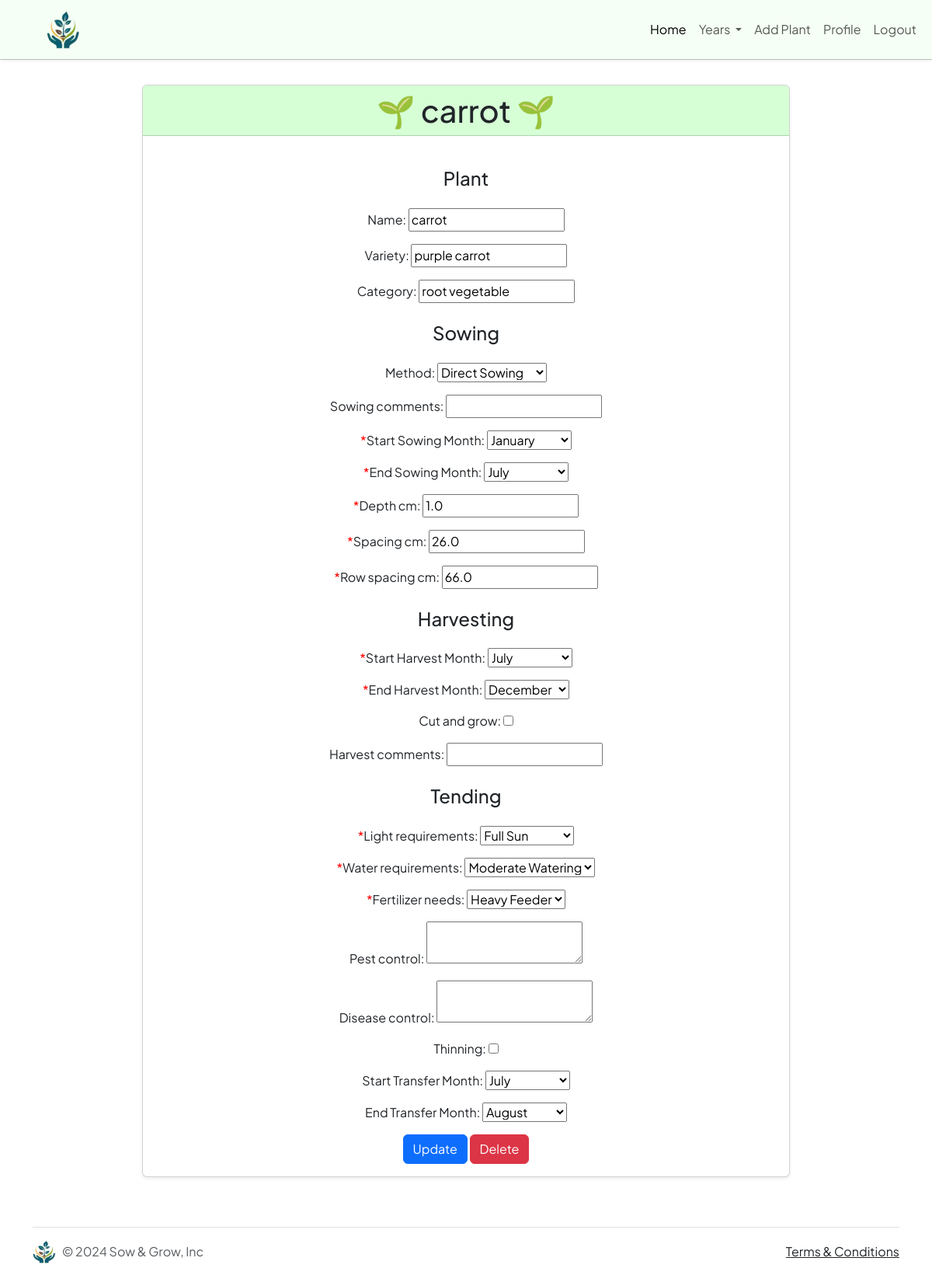
The app's page /plantProfile/58 (signed in) with its own data.
### app/models.py (models this page shows, shortened)
class Plant(models.Model):
    name = models.CharField(max_length=50)
    variety = models.CharField(max_length=50, blank=True)
    category = models.CharField(max_length=50, blank=True)  # Optional
    user = models.ForeignKey(User, on_delete=models.CASCADE, related_name="plants")

class Sowing(models.Model):
    plant = models.ForeignKey(Plant, on_delete=models.CASCADE, related_name="sowing")
    method = models.CharField(max_length=3, choices=Sowing_Choices, blank=True)
    sowing_comments = models.CharField(max_length=200, blank=True)
    start_sowing_month = models.IntegerField(choices=MONTH_CHOICES, validators=[MinValueValidator(1), MaxValueValidator(12)])
    end_sowing_month = models.IntegerField(choices=MONTH_CHOICES, validators=[MinValueValidator(1), MaxValueValidator(12)])
    depth_cm = models.DecimalField(max_digits=3, decimal_places=1) # measured in cm
    spacing_cm = models.DecimalField(max_digits=4, decimal_places=1)
    row_spacing_cm = models.DecimalField(max_digits=4, decimal_places=1)

class Harvest(models.Model):
    plant = models.ForeignKey(Plant, on_delete=models.CASCADE, related_name="harvest")
    start_harvest_month = models.IntegerField(choices=MONTH_CHOICES, validators=[MinValueValidator(1), MaxValueValidator(12)])
    end_harvest_month = models.IntegerField(choices=MONTH_CHOICES, validators=[MinValueValidator(1), MaxValueValidator(12)])
    cut_and_grow = models.BooleanField(default=False)
    harvest_comments = models.CharField(max_length=200, blank=True)

class Tending(models.Model):
    plant = models.ForeignKey(Plant, on_delete=models.CASCADE, related_name="tending")
    light_requirements = models.CharField(max_length=2, choices=LIGHT_REQUIREMENTS_CHOICES)
    water_requirements = models.CharField(max_length=2, choices=WATER_REQUIREMENTS_CHOICES)
    fertilizer_needs = models.CharField(max_length=2, choices=FERTILIZER_NEEDS_CHOICES)
    pest_control = models.TextField(blank=True) # Notes on common pests and control methods
    disease_control = models.TextField(blank=True)# Notes on common diseases and control methods
    thinning = models.BooleanField(default=False)
    start_transfer_month = models.IntegerField(choices=MONTH_CHOICES, validators=[MinValueValidator(1), MaxValueValidator(12)])
    end_transfer_month = models.IntegerField(choices=MONTH_CHOICES, validators=[MinValueValidator(1), MaxValueValidator(12)]) # if the sowing is indirect then its which months the seed can be transferred outside.

### app/views.py (the view)
# urls.py: path("plantProfile/<int:plant_id>", views.plantProfile, name="plantProfile"),
@login_required
def plantProfile(request, plant_id):
    current_plant = get_object_or_404(Plant, pk=plant_id)
    current_sowing = get_object_or_404(Sowing, plant=current_plant)
    current_harvest = get_object_or_404(Harvest, plant=current_plant)
    current_tending = get_object_or_404(Tending, plant=current_plant)
    if request.method == 'POST':
        if 'updateForm' in request.POST:
            plantForm = PlantForm(request.POST, instance=current_plant)
            sowingForm = SowForm(request.POST, instance=current_sowing)
            harvestForm = HarvestForm(request.POST, instance=current_harvest)
            tendingForm = TendingForm(request.POST, instance=current_tending)
            forms = [plantForm, sowingForm, harvestForm, tendingForm]
            if all(form.is_valid() for form in forms):
                try:
                    for form in forms:
                        form.save()
                    return HttpResponseRedirect(reverse('profile'))
                except Exception as e:
                    return render_error(request, e)
            else:
                return render_error(request, "One or more forms are invalid.")
        elif 'deletePlant' in request.POST:
            try:
                current_plant.delete()
                return HttpResponseRedirect(reverse('profile'))
            except Exception as e:
                return render_error(request, e)
        else:
            return render_error(request, 'Invalid POST request.')
    else:  # GET request
        plantForm = PlantForm(instance=current_plant)
        sowingForm = SowForm(instance=current_sowing)
        harvestForm = HarvestForm(instance=current_harvest)
        tendingForm = TendingForm(instance=current_tending)
        return render(request, 'app/plantProfile.html', {
            "plantForm": plantForm,
            "sowingForm": sowingForm,
            "harvestForm": harvestForm,
            "tendingForm": tendingForm,
            "plant": current_plant,
            **base_context(request),
        })

### app/forms.py (shortened to what this page needs)
class PlantForm(ModelForm):
    class Meta:
        model = Plant
        fields = ['name', 'variety', 'category']

class SowForm(ModelForm):
    start_sowing_month = forms.ChoiceField(
        choices=MONTH_CHOICES,
        label="Start Sowing Month",
        required=False,  # Make selection optional (checkbox)
    )
    end_sowing_month = forms.ChoiceField(
        choices=MONTH_CHOICES,
        label="End Sowing Month",
        required=False,  # Make selection optional (checkbox)
    )
    class Meta:
        model = Sowing
        fields = ['method', 'sowing_comments', 'start_sowing_month', 'end_sowing_month', 'depth_cm', 'spacing_cm', 'row_spacing_cm']

### app/views.py (called while the page is built)
def base_context(request):
    if request.user.is_authenticated:
        userYears = UserYear.objects.filter(user=request.user)
    else:
        userYears = None
    return {'userYears': userYears}

### app/templates/app/plantProfile.html (shortened to what this page needs)
{% extends 'app/layout.html' %}
{% block body %}
<div class="container text-center pb-4">
    <div class="card shadow-sm mx-auto w-75">
        <h1 class="card-header">&#127793; {{ plant.name }} &#127793;</h1>
        <div class="card-body">
            <form method="post" id="plantProfileForm" action="{% url 'plantProfile' plant.id %}">
                <div id="plantFormDiv">
                    <h4 class="card-title my-4">Plant</h4>
                    {{ plantForm.as_p }}
                </div>
                <div id="sowingFormDiv">
                    <h4 class="card-title my-4">Sowing</h4>
                    {{ sowingForm.as_p }}
                </div>
                <div id="harvestFormDiv">
                    <h4 class="card-title my-4">Harvesting</h4>
                    {{harvestForm.as_p}}
                </div>
                <div id="tendingFormDiv">
                    <h4 class="card-title my-4">Tending</h4>
                    {{tendingForm.as_p}}
                </div>
                <input type="submit" class="btn btn-primary" name="updateForm" value="Update">
                <input type="submit" value="Delete" class="btn btn-danger" name="deletePlant">
            </form>
        </div>
    </div>
</div>
{% endblock %}

### app/static/app/style.css (style rules this page uses)
body { font-family: "Plus Jakarta Sans", sans-serif !important; }
label [for$="id_name"]::before, [for$="id_start_sowing_month"]::before, [for$="id_end_sowing_month"]::before, [for$="id_start_harvest_month"]::before, [for$="id_end_harvest_month"]::before, [for$="id_depth_cm"]::before, [for$="id_spacing_cm"]::before, [for$="id_row_spacing_cm"]::before, [for$="id_light_requirements"]::before, [for$="id_water_requirements"]::before, [for$="id_fertilizer_needs"]::before { content: ' *' !important; color: red; }
.accordion-button, .card-header, .modal-header { background-color: hsla(120, 100%, 90%, 0.8) !important; }

### records on screen
Plant: name "carrot", variety "purple carrot", category "root vegetable"
Sowing: method "Direct Sowing", start_sowing_month "January", end_sowing_month "July", depth_cm "1.0", spacing_cm "26.0", row_spacing_cm "66.0"
Harvest: start_harvest_month "July", end_harvest_month "December"
Tending: light_requirements "Full Sun", water_requirements "Moderate Watering", fertilizer_needs "Heavy Feeder", start_transfer_month "July", end_transfer_month "August"
